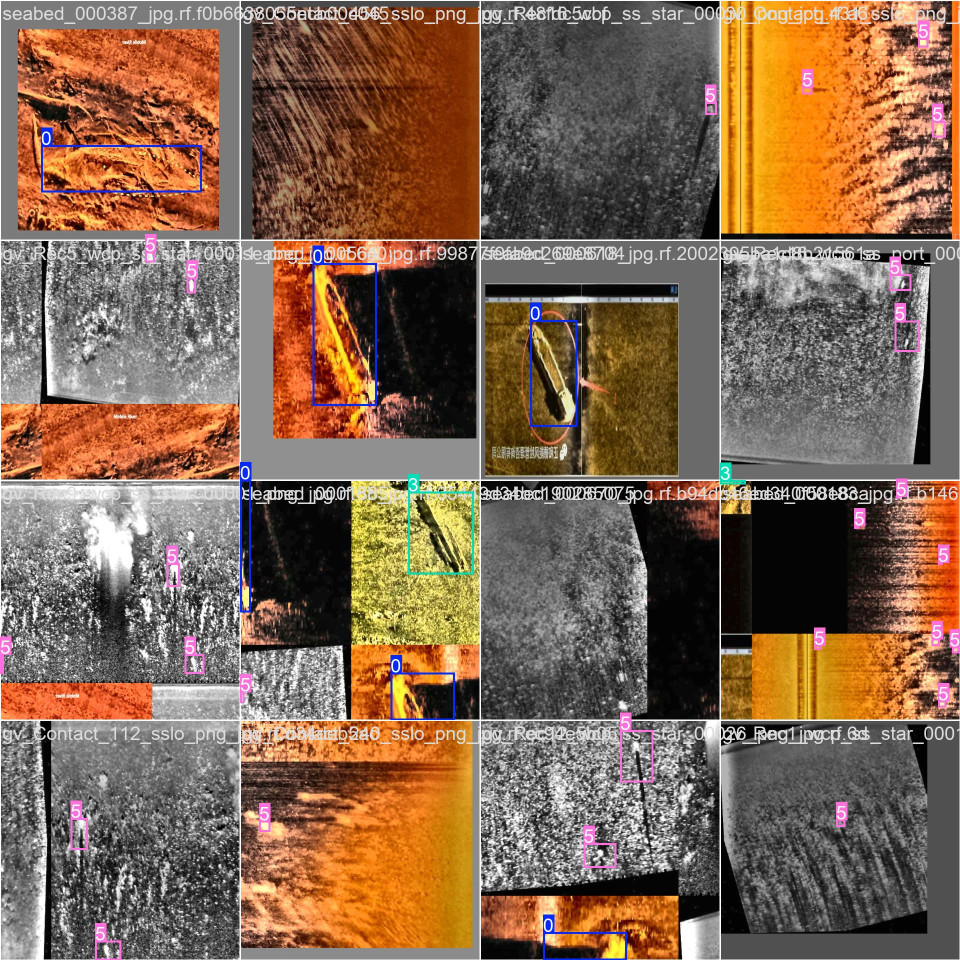
#> input picture experiments/backend_training/yolo_runs/marine_sonar_v2/train/train_batch0.jpg, 1920 x 1920 px (shown at 1/2 size)
$ python -i final_dataset_builder.py   (imports and definitions only)   (older library calls are emulated)
#> lines starting #> are read from the running program, lines starting #| are printed output that depends on the picture
#> further down, picture is the input picture: shape (1920, 1920, 3); mean B, G, R 80.7, 101.8, 129.2
"""
final_dataset_builder.py
========================
Final AI-Ready Dataset Builder and Verification Engine
Active Dataset: SIH_Anomaly_V1 (3 Classes: shipwreck, aircraft, mine)
Member 2: Computer Vision & Sonar Processing
Project: AI-Powered Automated Underwater Marine Debris and Anomaly Detection System
         using Side-Scan Sonar Imagery

Description:
------------
This script automates the complete creation, processing, visualization, and
rigorous mathematical verification of the final AI-ready dataset for Member 1
using exclusively the NEW dataset: SIH_Anomaly_V1.

Key Functions:
1. Validates source dataset (SIH_Anomaly_V1).
2. Clones exact YOLO directory layout into final_ai_ready_dataset/.
3. Copies all 564 label files (.txt) byte-for-byte with zero modifications,
   strictly preserving all 82 empty/background training label files.
4. Generates updated data.yaml with strictly 3 classes:
   0: shipwreck, 1: aircraft, 2: mine.
5. Executes the 4-stage preprocessing pipeline across train (420), val (96), and test (48) splits.
6. Handles native side-scan sonar resolutions and multi-format imagery (.png, .jpg).
7. Generates high-resolution before/after and intermediate visual panels.
8. Computes comprehensive quantitative metrics (dynamic range, edge energy, swath uniformity).
9. Runs automated integrity checks (counts, labels, corruptions, source immutability).
10. Produces the complete final_dataset_builder_report.md describing ONLY the new dataset.
"""

import concurrent.futures
import json
import os
from pathlib import Path
import shutil
import sys
import time
from typing import Any, Dict, List, Tuple

import cv2
import numpy as np
import yaml

# Ensure module directory is on sys.path
sys.path.insert(0, str(Path(__file__).resolve().parent))

# Import final preprocessing pipeline
from final_preprocessing_pipeline import process_sonar_image, get_default_config


# Active 3 classes in SIH_Anomaly_V1
ACTIVE_CLASSES = {
    0: "shipwreck",
    1: "aircraft",
    2: "mine",
}

# Representative test samples across the 3 active classes in SIH_Anomaly_V1
REPRESENTATIVE_SAMPLES = [
    {
        "id": 1,
        "class_id": 0,
        "class_name": "shipwreck",
        "filename": "ai4shipwrecks_Artificial_Reef_06.png",
        "description": "Large shipwreck structure on artificial reef with complex acoustic shadows and prominent backscatter.",
    },
    {
        "id": 2,
        "class_id": 0,
        "class_name": "shipwreck",
        "filename": "ai4shipwrecks_Barge_No_1_02.png",
        "description": "Sunken barge hull displaying distinct geometric boundaries and acoustic shadow void.",
    },
    {
        "id": 3,
        "class_id": 1,
        "class_name": "aircraft",
        "filename": "roboflow_aircraft_plane-001_png.rf.dd5de3545eefa071ea7034204a08c0c1.jpg",
        "description": "Submerged aircraft fuselage and wing assembly cast against seabed sediment.",
    },
    {
        "id": 4,
        "class_id": 1,
        "class_name": "aircraft",
        "filename": "roboflow_aircraft_plane-002_png.rf.ec4eb55f7c870fefbe61a601ee032352.jpg",
        "description": "Aircraft anomaly in sonar waterfall exhibiting aerodynamic wing profile.",
    },
    {
        "id": 5,
        "class_id": 2,
        "class_name": "mine",
        "filename": "milco_2015_0001_2015.jpg",
        "description": "Cylindrical bottom mine target with intense specular highlight and sharp acoustic shadow.",
    },
    {
        "id": 6,
        "class_id": 2,
        "class_name": "mine",
        "filename": "milco_2015_0002_2015.jpg",
        "description": "Underwater mine contact showing compact specular return and range shadow.",
    },
]


# [10 lines left out: function resolve_source_dataset, not called in this run]


def compute_metrics(image: np.ndarray) -> Dict[str, float]:
    """Compute radiometric and signal processing metrics for an image."""
    if image.ndim == 3:
        gray = cv2.cvtColor(image, cv2.COLOR_BGR2GRAY)
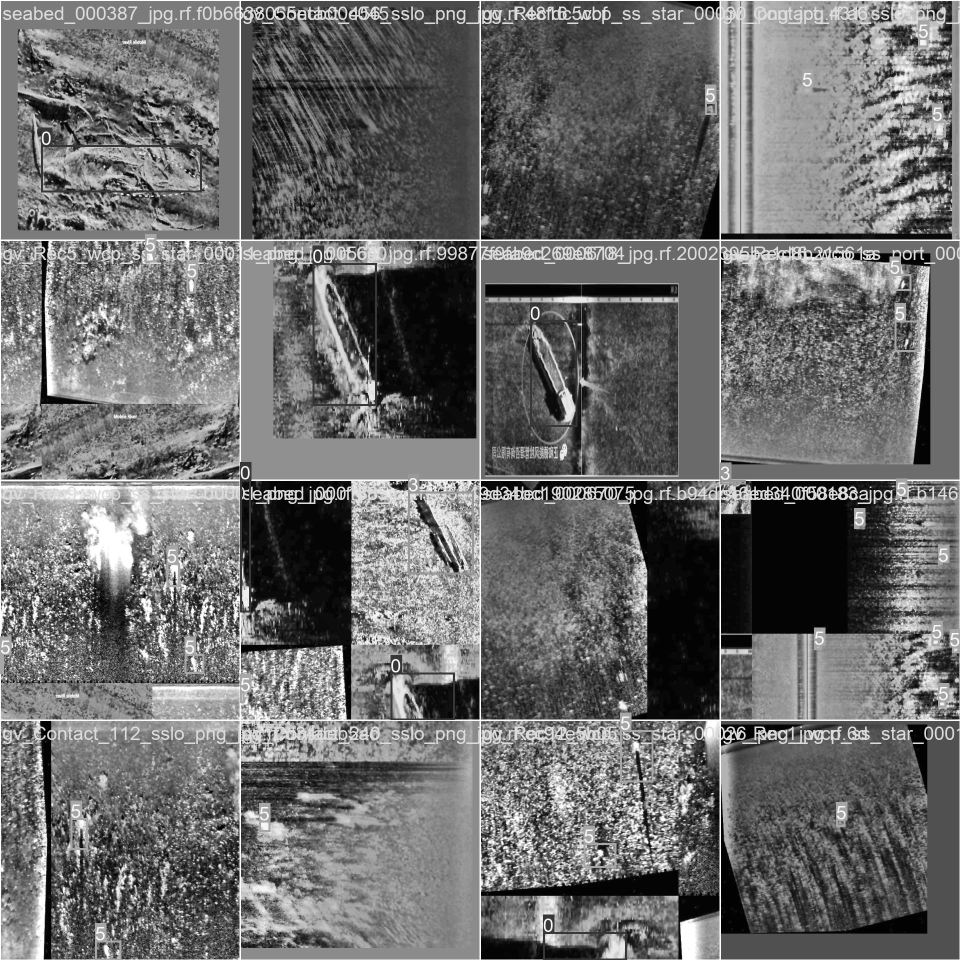
#> gray: shape (1920, 1920) (shown at 1/2 size); min 0, max 255, mean 107.6
    else:
        gray = image

    gray_f = gray.astype(np.float64)
    mean_val = float(np.mean(gray_f))
#> mean_val = 107.6
    std_val = float(np.std(gray_f))
#> std_val = 60.5
    min_val = float(np.min(gray_f))
#> min_val = 0
    max_val = float(np.max(gray_f))
#> max_val = 255
    dyn_range = max_val - min_val
#> dyn_range = 255

    # Sobel gradient energy (Edge strength)
    sobel_x = cv2.Sobel(gray, cv2.CV_64F, 1, 0, ksize=3)
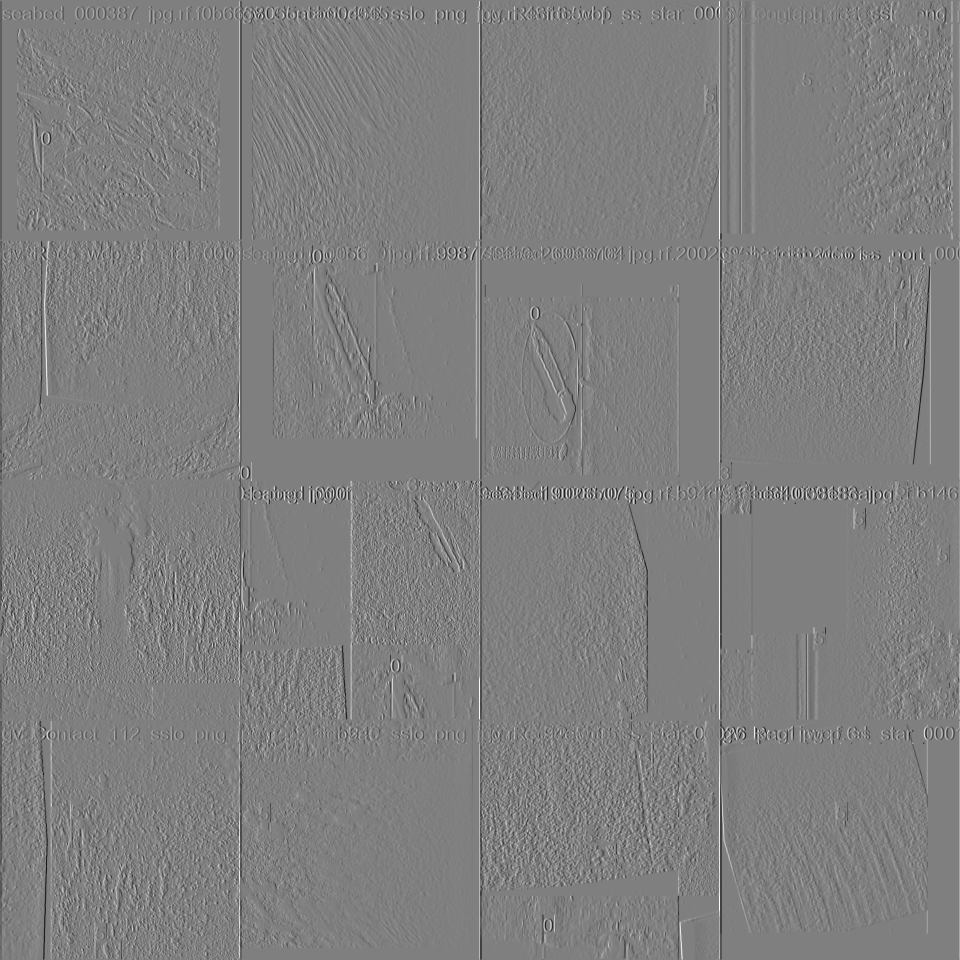
#> sobel_x: shape (1920, 1920) float64 (shown at 1/2 size); min -1020, max 1019, mean -0.3; drawn with min black and max white
    sobel_y = cv2.Sobel(gray, cv2.CV_64F, 0, 1, ksize=3)
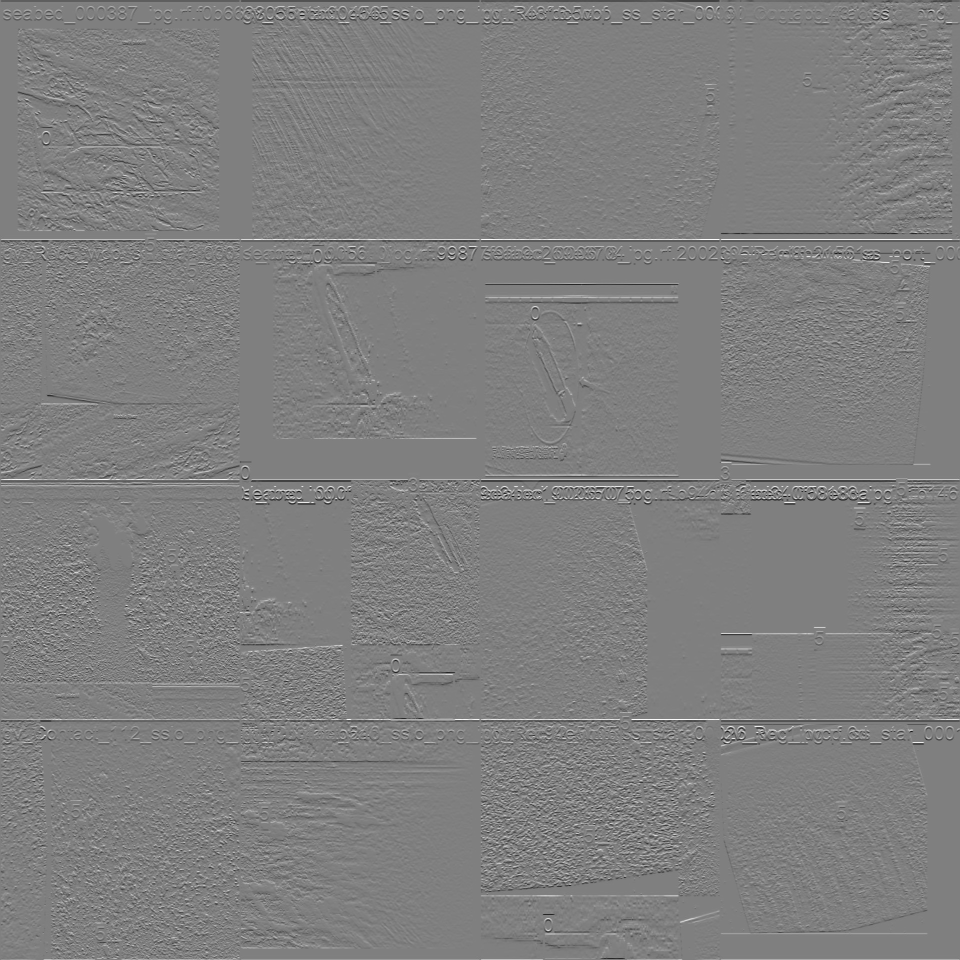
#> sobel_y: shape (1920, 1920) float64 (shown at 1/2 size); min -1020, max 1020, mean -0.4; drawn with min black and max white
    edge_mag = np.sqrt(sobel_x**2 + sobel_y**2)
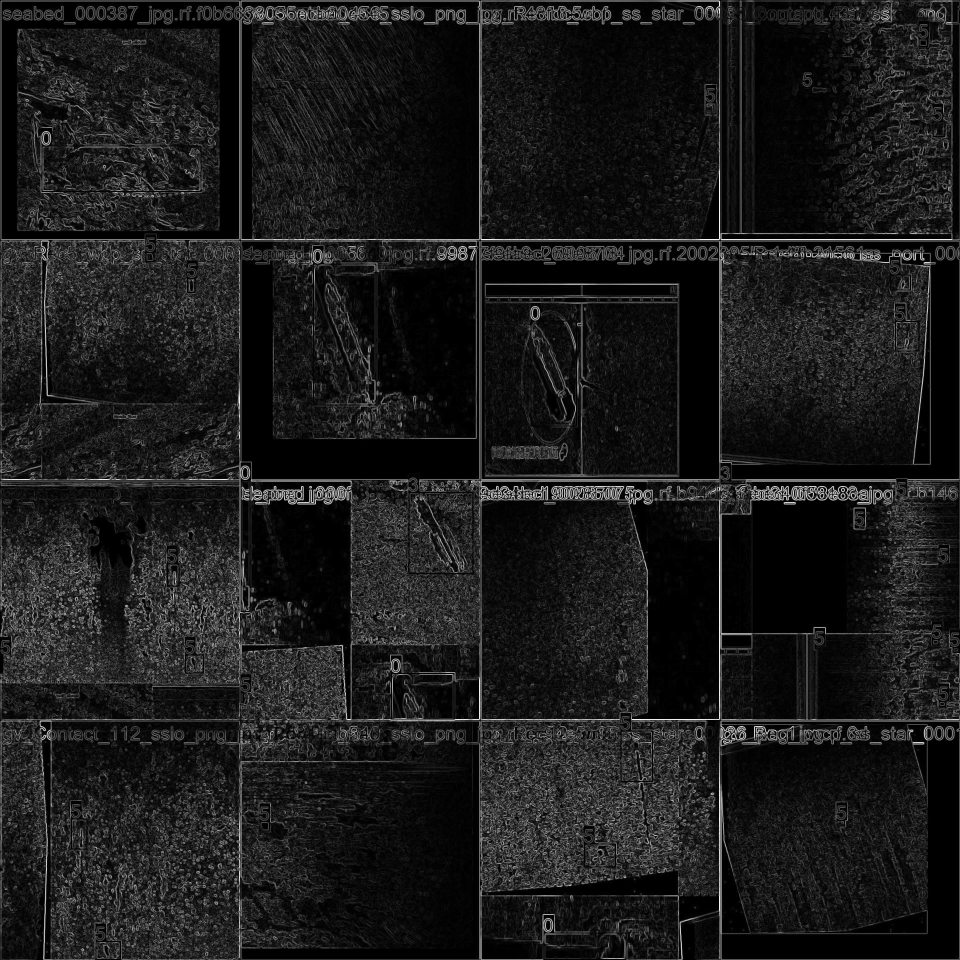
#> edge_mag: shape (1920, 1920) float64 (shown at 1/2 size); min 0, max 1043.6, mean 110.3; drawn with min black and max white
    edge_energy = float(np.mean(edge_mag))
#> edge_energy = 110.3

    # Swath uniformity: standard deviation of column medians across range
    col_medians = np.median(gray_f, axis=0)
#> col_medians = 1920 values, max 255 at index 0, min 60 at index 1355, mean 105.4
    swath_std = float(np.std(col_medians))
#> swath_std = 20.76

    return {
        "mean": mean_val,
        "std": std_val,
        "min": min_val,
        "max": max_val,
        "dyn_range": dyn_range,
        "edge_energy": edge_energy,
        "swath_std": swath_std,
    }


# [564 lines left out: functions process_and_save_single_image, build_final_dataset, run_verification, generate_final_report, main, not called in this run]


# [2 lines not run here, left out]

>>> import cv2
>>> picture = cv2.imread('../backend_training/yolo_runs/marine_sonar_v2/train/train_batch0.jpg')
>>> result = compute_metrics(picture)
#> result = {'mean': 107.6, 'std': 60.5, 'min': 0, 'max': 255, 'dyn_range': 255, 'edge_energy': 110.3, 'swath_std': 20.76}

$ run again, on experiments/model_evaluation/Aqua_Vision_Submission_Package/sample_predictions/pred_Aircraft_roboflow_aircraft_plane-008_png.rf.6ff9bba216c1315a8992d958ddb5359f.jpg
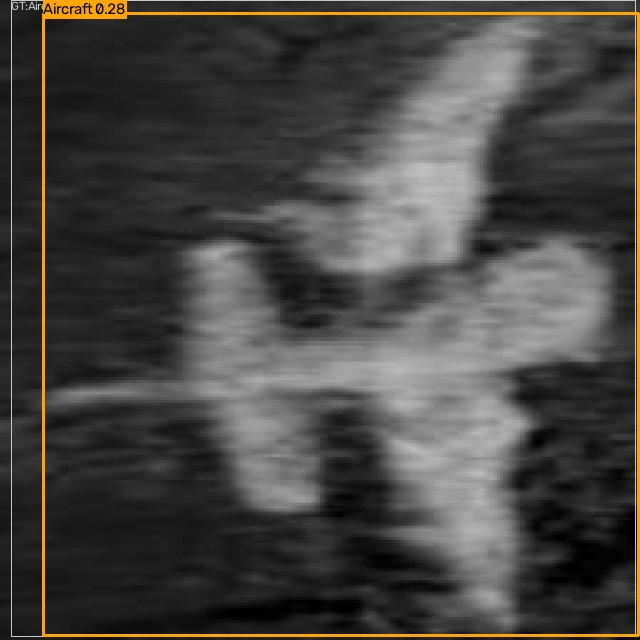
#> input picture experiments/model_evaluation/Aqua_Vision_Submission_Package/sample_predictions/pred_Aircraft_roboflow_aircraft_plane-008_png.rf.6ff9bba216c1315a8992d958ddb5359f.jpg, 640 x 640 px
#> picture is the input picture: shape (640, 640, 3); mean B, G, R 66.7, 69.9, 71.7
#> mean_val = 70.08
#> std_val = 48.31
#> min_val = 0
#> max_val = 205
#> in compute_metrics, `sobel_y = cv2.Sobel(gray, cv2.CV_64F, 0, 1, ksize=3)`:
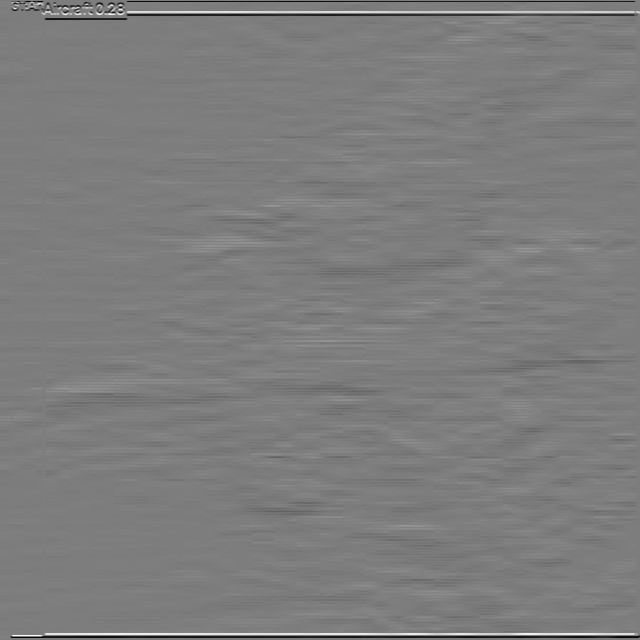
#> sobel_y: shape (640, 640) float64; min -703, max 724, mean -1.3; drawn with min black and max white
#> in compute_metrics, `edge_mag = np.sqrt(sobel_x**2 + sobel_y**2)`:
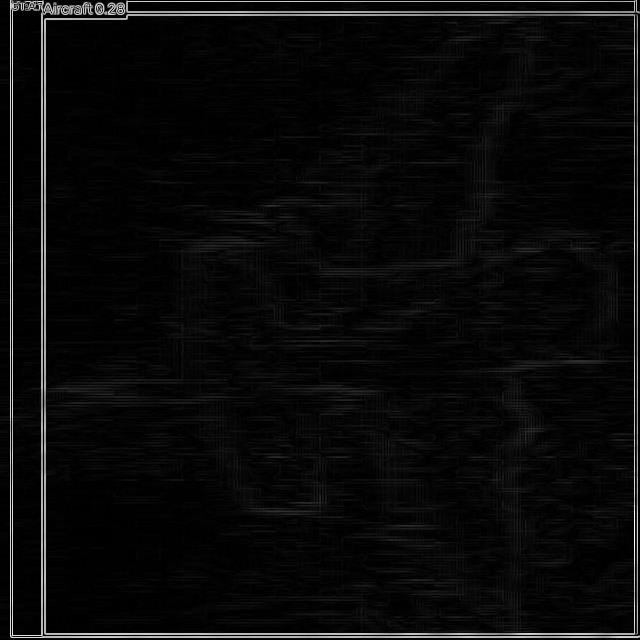
#> edge_mag: shape (640, 640) float64; min 0, max 800, mean 32.1; drawn with min black and max white
#> edge_energy = 32.08
#> col_medians = 640 values, max 200 at index 11, min 32 at index 0, mean 63.48
#> swath_std = 37.97
#> result = {'mean': 70.08, 'std': 48.31, 'min': 0, 'max': 205, 'dyn_range': 205, 'edge_energy': 32.08, 'swath_std': 37.97}

$ run again, on experiments/model_evaluation/Aqua_Vision_Submission_Package/sample_predictions/pred_Aircraft_roboflow_aircraft_plane-013_png.rf.433678c69fc3069706b6f7a9e0cb88bb.jpg
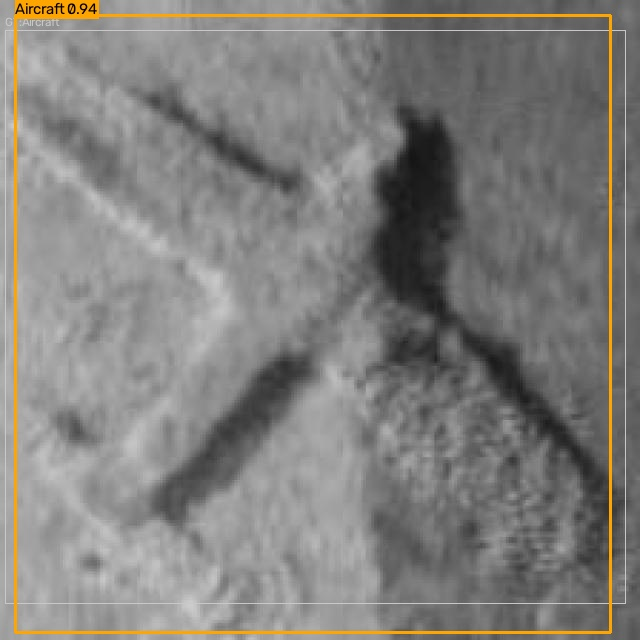
#> input picture experiments/model_evaluation/Aqua_Vision_Submission_Package/sample_predictions/pred_Aircraft_roboflow_aircraft_plane-013_png.rf.433678c69fc3069706b6f7a9e0cb88bb.jpg, 640 x 640 px
#> picture is the input picture: shape (640, 640, 3); mean B, G, R 124.3, 127.6, 129.4
#> mean_val = 127.8
#> std_val = 34.22
#> min_val = 6
#> max_val = 206
#> dyn_range = 200
#> in compute_metrics, `sobel_y = cv2.Sobel(gray, cv2.CV_64F, 0, 1, ksize=3)`:
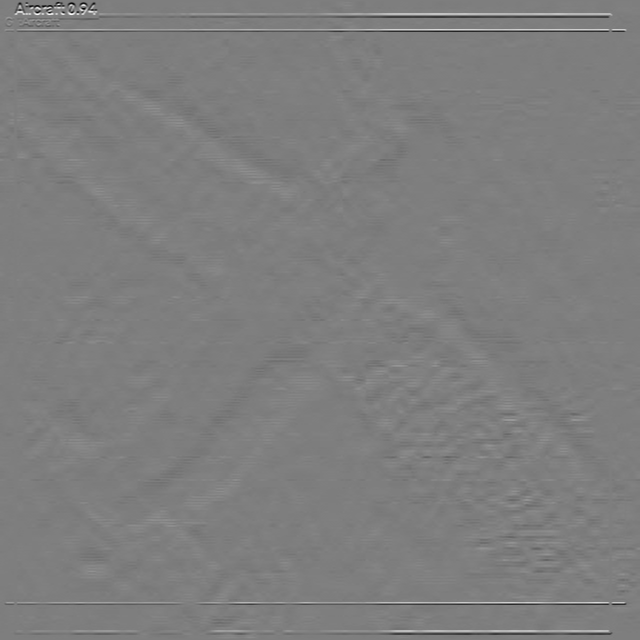
#> sobel_y: shape (640, 640) float64; min -637, max 647, mean 0.1; drawn with min black and max white
#> in compute_metrics, `edge_mag = np.sqrt(sobel_x**2 + sobel_y**2)`:
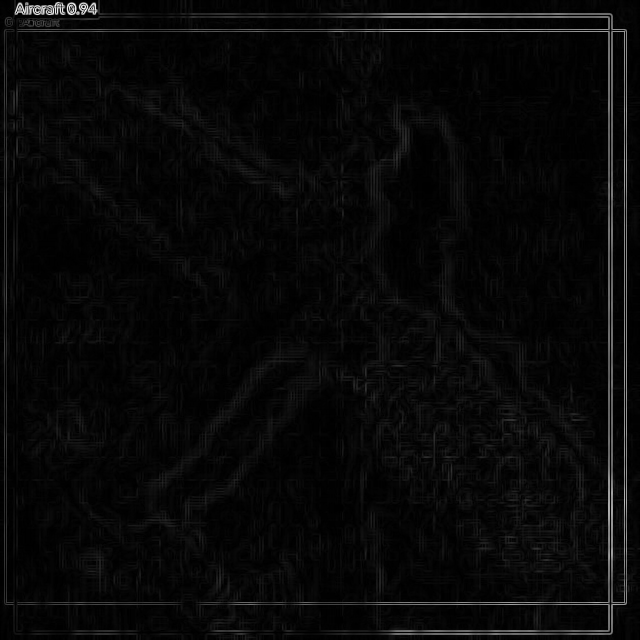
#> edge_mag: shape (640, 640) float64; min 0, max 701.8, mean 23.8; drawn with min black and max white
#> edge_energy = 23.82
#> col_medians = 640 values, max 200 at index 5, min 90 at index 440, mean 130.8
#> swath_std = 25.71
#> result = {'mean': 127.8, 'std': 34.22, 'min': 6, 'max': 206, 'dyn_range': 200, 'edge_energy': 23.82, 'swath_std': 25.71}
